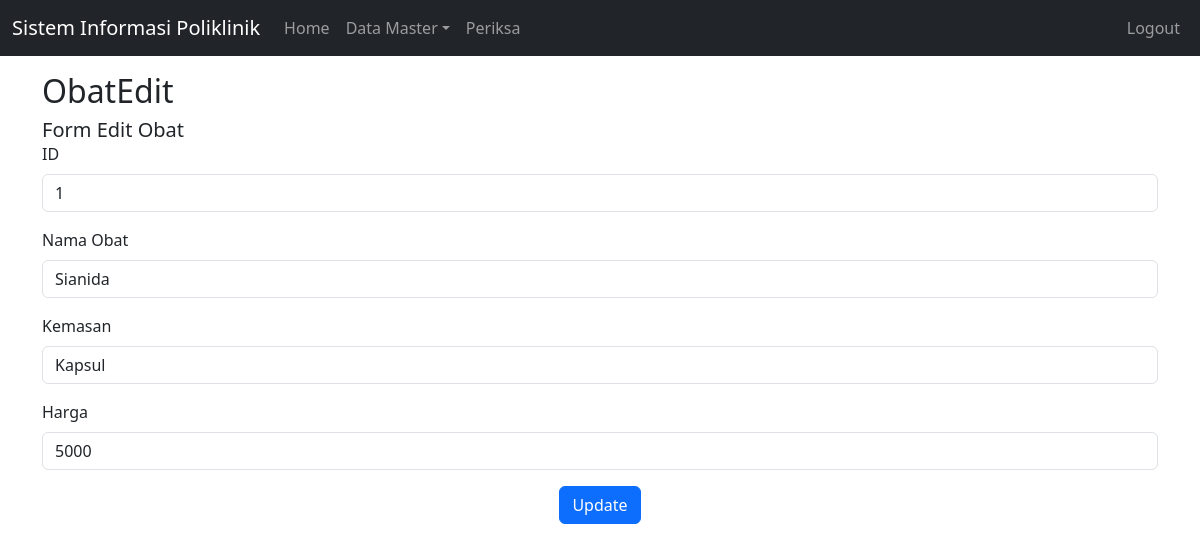
/index.php?page=obatEdit&id=1 (signed in), run on the app's committed database.
### tables this page shows
CREATE TABLE `obat` (
  `id` int(11) NOT NULL,
  `nama_obat` varbinary(50) NOT NULL,
  `kemasan` varchar(35) NOT NULL,
  `harga` int(11) NOT NULL
);

### obatEdit.php (the view)
<?php
    include 'koneksi.php';
    $id=$_GET['id'];
    $sql="select * from obat where id='$id'";
    $hasil=$conn->query($sql);
    while($row=$hasil->fetch_assoc()){
        $nama_obat=$row['nama_obat'];
        $kemasan=$row['kemasan'];
        $harga=$row['harga'];
    }
?>
<h5 class="card-title">Form Edit Obat</h5>
<form action="obatUpdate.php" class="row g-3" method="post" enctype="multipart/form-data">
    <div class="col-12">
        <label for="id" class="form-label">ID</label>
        <input type="text" class="form-control" id="id" name="id" value="<?=$id;?>" readonly>
    </div>
    <div class="col-12">
        <label for="tnama" class="form-label">Nama Obat</label>
        <input type="text" class="form-control" id="tnama" name="newNamaObat" value="<?=$nama_obat;?>">
    </div>
    <div class="col-12">
        <label for="talamat" class="form-label">Kemasan</label>
        <input type="text" class="form-control" id="talamat" name="newKemasan" value="<?=$kemasan;?>">
    </div>
    <div class="col-12">
        <label for="tHp" class="form-label">Harga</label>
        <input type="text" class="form-control" id="tHp" name="newHarga" value="<?=$harga;?>">
    </div>
    <div class="text-center">
        <button type="submit" class="btn btn-primary" value="Update">Update</button>
    </div>
</form>

### data on the page
obat: newNamaObat "Sianida", newKemasan "Kapsul", newHarga "5000"

### other printed values
$_GET['page'] "ObatEdit"
